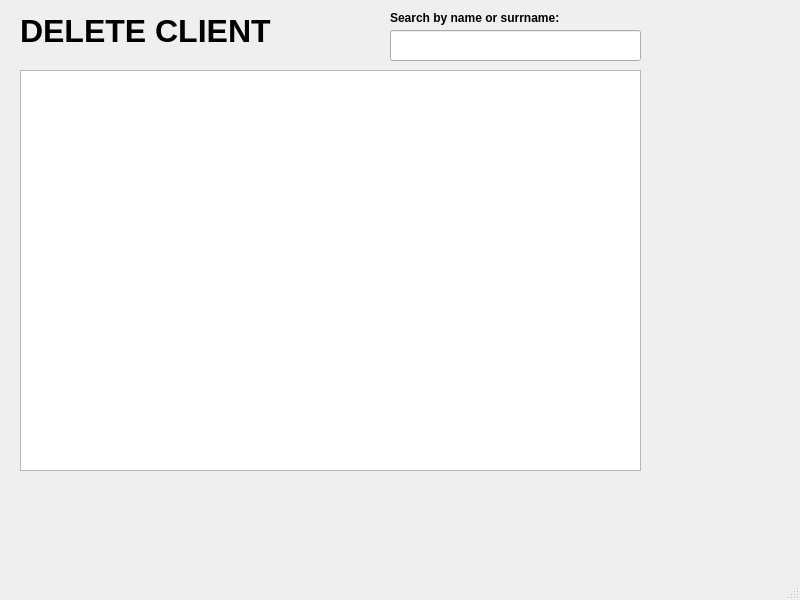
<?xml version="1.0" encoding="UTF-8"?>
<ui version="4.0">
 <class>deleteclient</class>
 <widget class="QMainWindow" name="deleteclient">
  <property name="geometry">
   <rect>
    <x>0</x>
    <y>0</y>
    <width>800</width>
    <height>600</height>
   </rect>
  </property>
  <property name="windowTitle">
   <string>MainWindow</string>
  </property>
  <widget class="QWidget" name="centralwidget">
   <widget class="QTableView" name="tableViewClientToDelete">
    <property name="geometry">
     <rect>
      <x>20</x>
      <y>70</y>
      <width>621</width>
      <height>401</height>
     </rect>
    </property>
   </widget>
   <widget class="QLabel" name="labelClients">
    <property name="geometry">
     <rect>
      <x>20</x>
      <y>10</y>
      <width>291</width>
      <height>41</height>
     </rect>
    </property>
    <property name="font">
     <font>
      <pointsize>24</pointsize>
      <italic>false</italic>
      <bold>true</bold>
     </font>
    </property>
    <property name="text">
     <string>DELETE CLIENT</string>
    </property>
   </widget>
   <widget class="QLineEdit" name="lineEdit_searchClient">
    <property name="geometry">
     <rect>
      <x>390</x>
      <y>30</y>
      <width>251</width>
      <height>31</height>
     </rect>
    </property>
   </widget>
   <widget class="QLabel" name="label_4">
    <property name="geometry">
     <rect>
      <x>390</x>
      <y>10</y>
      <width>211</width>
      <height>16</height>
     </rect>
    </property>
    <property name="font">
     <font>
      <bold>true</bold>
     </font>
    </property>
    <property name="text">
     <string>Search by name or surrname:</string>
    </property>
   </widget>
  </widget>
  <widget class="QMenuBar" name="menubar">
   <property name="geometry">
    <rect>
     <x>0</x>
     <y>0</y>
     <width>800</width>
     <height>21</height>
    </rect>
   </property>
  </widget>
  <widget class="QStatusBar" name="statusbar"/>
 </widget>
 <resources/>
 <connections/>
</ui>
